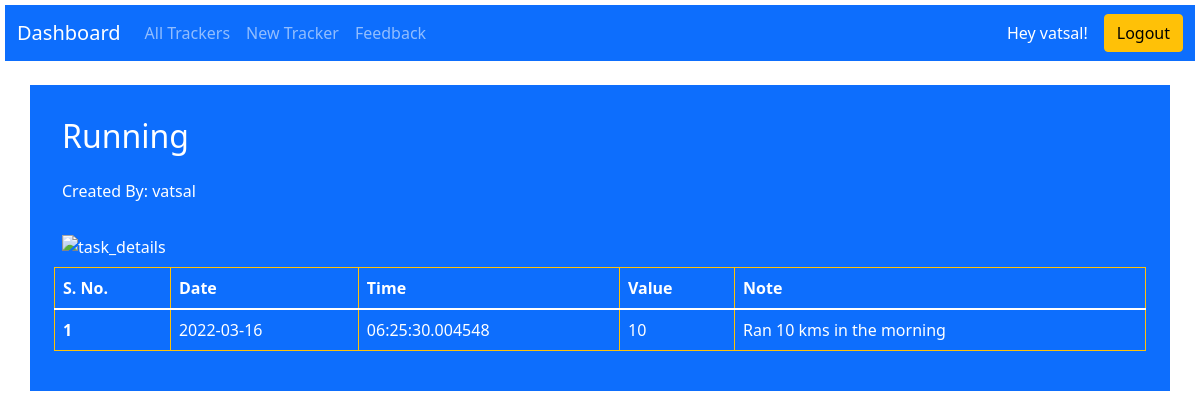
Page /detailedinfo/1 (signed in) on the committed database.
### application/models.py (models this page shows, shortened)
class Users(db.Model,UserMixin):
    __tablename__='Users'
    user_id=db.Column(db.Integer,primary_key=True,autoincrement=True)
    username=db.Column(db.String(30),unique=True,nullable=False)
    password=db.Column(db.String(300),nullable=False)
    u_timestamp=db.Column(db.DateTime(timezone=True),default=datetime.utcnow())

class Trackers(db.Model):
    __tablename__='Trackers'
    tracker_id=db.Column(db.Integer,primary_key=True,autoincrement=True)
    tracker_name=db.Column(db.String(100),unique=True,nullable=False)
    creator_id=db.Column(db.Integer,db.ForeignKey(Users.user_id),nullable=False)
    timestamp=db.Column(db.DateTime(timezone=True),default=datetime.utcnow())
    description=db.Column(db.String)
    type=db.Column(db.String,nullable=False)
    no_users=db.Column(db.Integer,nullable=False,default=0)

class Tasks(db.Model):
    __tablename__='Tasks'
    task_id=db.Column(db.Integer,primary_key=True,autoincrement=True)
    ttimestamp=db.Column(db.DateTime(timezone=True),default=datetime.utcnow())
    ttracker_id=db.Column(db.Integer,db.ForeignKey(Trackers.tracker_id),nullable=False)
    value=db.Column(db.String,nullable=False)
    note=db.Column(db.String)
    tuser_id=db.Column(db.Integer,db.ForeignKey(Users.user_id),nullable=False)

### application/controllers.py (the view)
@app.route('/detailedinfo/<int:t_id>')
@login_required
def deets(t_id):
    user=current_user
    tracker=Trackers.query.get(t_id)
    by=Users.query.get(user.user_id)
    taskl=Tasks.query.filter_by(ttracker_id=t_id).all()
    rows=[]
    for i in taskl:
        rows.append([i.ttimestamp.date(),i.ttimestamp.time(),i.value,i.note])
    return render_template('deets.html',tracker=tracker,by=by.username,rows=rows,user=user,n=len(rows))

### main.py (called while the page is built)
@login_manager.user_loader
def load_user(user_id):
    return Users.query.get(int(user_id))

### templates/deets.html (shortened to what this page needs)
<!DOCTYPE html>
<html lang="en">
<head>
    <link href="https://cdn.jsdelivr.net/npm/bootstrap@5.1.3/dist/css/bootstrap.min.css" rel="stylesheet">
</head>
<body style="background-image:url('https://cdn.wallpapersafari.com/3/39/23DZVH.jpg') ; background-size: cover; margin: 5px;">
    <nav class="navbar navbar-expand-sm navbar-dark bg-primary">
        <div class="container-fluid">
            <a class="navbar-brand" href="/dashboard/{{user.user_id}}">Dashboard</a>
            <div class="collapse navbar-collapse text-white-50" id="mynavbar">
                <ul class="navbar-nav me-auto">
                    <li class="nav-item">
                        <a class="nav-link" href="/alltrackers">All Trackers</a>
                    </li>
                    <li class="nav-item">
                        <a class="nav-link" href="/newTracker">New Tracker</a>
                    </li>
                    <li class="nav-item">
                        <a class="nav-link" href="/feedback">Feedback</a>
                    </li>
                </ul>
                <p class="mt-1 mb-1 pe-3 text-white">Hey {{user.username}}!</p>
                <form class="d-flex" action="/logout/{{user.user_id}}">
                    <input type="submit" class="btn btn-warning" value="Logout">
                </form>
            </div>
        </div>
    </nav>
    <div class="container bg-primary mx-auto m-4 p-4 text-white">
        <h2 class="p-2">{{tracker.tracker_name}}</h2>
        <p class="p-2">Created By: {{by}}</p>
        <img class="p-2" src="../static/{{user.user_id}}_{{tracker.tracker_id}}.png" alt="task_details">
        <table class="table table-bordered border-warning p-2 text-white">
            <thead>
                <tr>
                    <th scope="col">S. No.</th>
                    <th scope="col">Date</th>
                    <th scope="col">Time</th>
                    <th scope="col">Value</th>
                    <th scope="col">Note</th>
                </tr>
            </thead>
            <tbody>
                {% for i in range(n) %}
                <tr>
                    <th scope="row">{{i+1}}</th>
                    <td scope="row">{{rows[i][0]}}</td>
                    <td scope="row">{{rows[i][1]}}</td>
                    <td scope="row">{{rows[i][2]}} </td>
                    <td scope="row">{{rows[i][3]}} </td>
                </tr>
                {% endfor %}
            </tbody>
        </table>
    </div>
</body>
</html>

### rows in the picture
Users: username "vatsal"
Trackers: tracker_name "Running"
Tasks: value "10", note "Ran 10 kms in the morning"

### other values in the picture
{{ i+1 }} "1"
{{ rows[i][0] }} "2022-03-16"
{{ rows[i][1] }} "06:25:30.004548"
